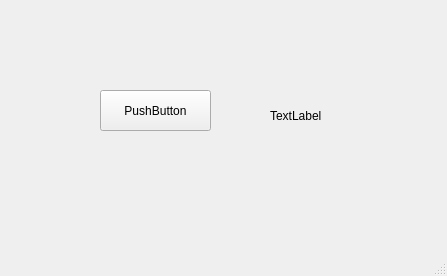
<?xml version="1.0" encoding="UTF-8"?>
<ui version="4.0">
 <class>MainWindow</class>
 <widget class="QMainWindow" name="MainWindow">
  <property name="geometry">
   <rect>
    <x>0</x>
    <y>0</y>
    <width>447</width>
    <height>276</height>
   </rect>
  </property>
  <property name="windowTitle">
   <string>MainWindow</string>
  </property>
  <widget class="QWidget" name="centralwidget">
   <widget class="QPushButton" name="pushButton">
    <property name="geometry">
     <rect>
      <x>100</x>
      <y>90</y>
      <width>111</width>
      <height>41</height>
     </rect>
    </property>
    <property name="text">
     <string>PushButton</string>
    </property>
   </widget>
   <widget class="QLabel" name="label">
    <property name="geometry">
     <rect>
      <x>270</x>
      <y>110</y>
      <width>56</width>
      <height>12</height>
     </rect>
    </property>
    <property name="text">
     <string>TextLabel</string>
    </property>
   </widget>
  </widget>
  <widget class="QMenuBar" name="menubar">
   <property name="geometry">
    <rect>
     <x>0</x>
     <y>0</y>
     <width>447</width>
     <height>21</height>
    </rect>
   </property>
  </widget>
  <widget class="QStatusBar" name="statusbar"/>
 </widget>
 <resources/>
 <connections/>
</ui>
